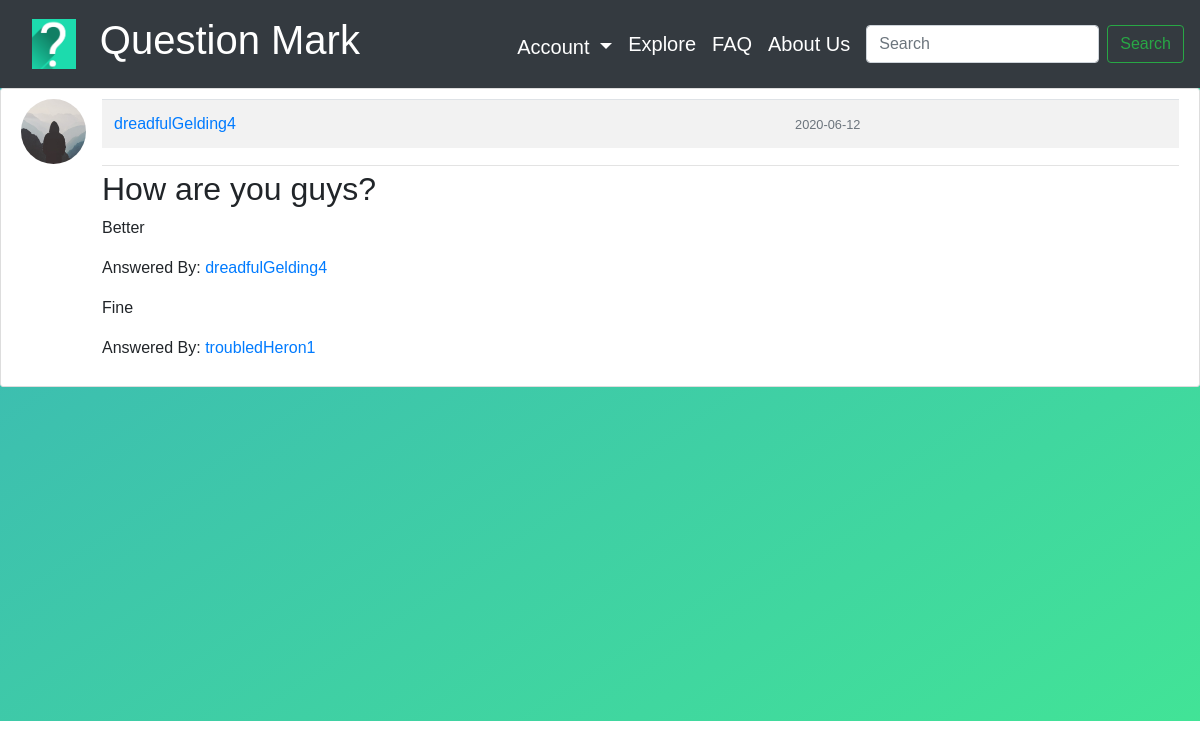
/answers/4 (signed in), run on the app's committed database.
### Question_Mark/models.py (models this page shows, shortened)
class User(db.Model, UserMixin):
    id = db.Column(db.Integer, primary_key=True)
    first_name = db.Column(db.String(30), unique=False, nullable=False)
    last_name = db.Column(db.String(30), unique=False, nullable=False)
    username = db.Column(db.String(30), unique=True, nullable=False)
    email = db.Column(db.String(120), unique=True, nullable=False)
    image_file = db.Column(db.String(20), nullable=False, default="default.jpg")
    password = db.Column(db.String(60), nullable=False)
    questions = db.relationship("Questions", backref="author", lazy=True)

class Questions(db.Model):
    __searchable__ = ["question"]
    id = db.Column(db.Integer, primary_key=True)
    question = db.Column(db.Text, nullable=False)
    date_posted = db.Column(db.DateTime, nullable=False, default=datetime.utcnow)
    user_id = db.Column(db.Integer, db.ForeignKey("user.id"), nullable=False)
    answers = db.relationship("Answers", backref="writer", lazy=True)

class Answers(db.Model):
    id = db.Column(db.Integer, primary_key=True)
    answer = db.Column(db.Text, nullable=False)
    username = db.Column(
        db.String(30), nullable=False
    )  ## Username of the user who answered the question
    date_posted = db.Column(db.DateTime, nullable=False, default=datetime.utcnow)
    quest_id = db.Column(db.Integer, db.ForeignKey("questions.id"), nullable=False)

### Question_Mark/routes.py (the view)
@app.route("/answers/<int:question_id>")
@login_required
def answers(question_id):
    questions = Questions.query.get_or_404(question_id)
    answers = Answers.query.filter_by(quest_id=question_id)
    return render_template(
        "answers.html", title="Answers", questions=questions, answers=answers
    )

### Question_Mark/models.py (called while the page is built)
@login_manager.user_loader
def load_user(user_id):
    return User.query.get(int(user_id))

### Question_Mark/templates/answers.html
{% extends "layout.html" %}
{% block head %}
<link rel="stylesheet" href={{url_for('static', filename='style_questions.css') }}>
{% endblock head %}
{%block content %}
<article class="media content-section-ex">
    <img class="rounded-circle article-img" src="{{ url_for('static', filename='default.jpg') }}" />
    <div class="media-body">
        <div class="article-metadata">
            <table class="table table-striped">
                <tr>
                    <td>
                        <a class="mr-2"
                            href="/user_posts/{{ questions.author.username }}">{{ questions.author.username }}</a>
                    </td>
                    <td>
                        <small class="text-muted">{{ questions.date_posted.strftime('%Y-%m-%d') }}</small>
                    </td>
                </tr>
            </table>
        </div>
        <h2>{{ questions.question }}</h2>
        {% for ans in answers %}
        <p class="article-content">{{ ans.answer }}</p>
        <p class="article-content">Answered By: <a class="mr-2" href="{{ url_for('user_posts', username=ans.username) }}">{{ ans.username }}</a>
        </p>
        {% endfor %}
    </div>
</article>
{% endblock content %}

### Question_Mark/static/style_questions.css (style rules this page uses)
.content-section-ex { background: #ffffff !important; padding: 10px 20px; border: 1px solid #dddddd; border-radius: 3px; margin-bottom: 20px; }
.article-content { white-space: pre-line; }
.article-img { height: 65px; width: 65px; margin-right: 16px; }
.article-metadata { padding-bottom: 1px; margin-bottom: 4px; border-bottom: 1px solid #e3e3e3 }

### Question_Mark/templates/layout.html (style rules this page uses)
body { box-sizing: border-box; font-family: sans-serif; }

### data on the page
User: author.username "dreadfulGelding4"
Questions: date_posted "2020-06-12", question "How are you guys?"
Answers: answer "Better", username "dreadfulGelding4"
Answers: answer "Fine", username "troubledHeron1"
